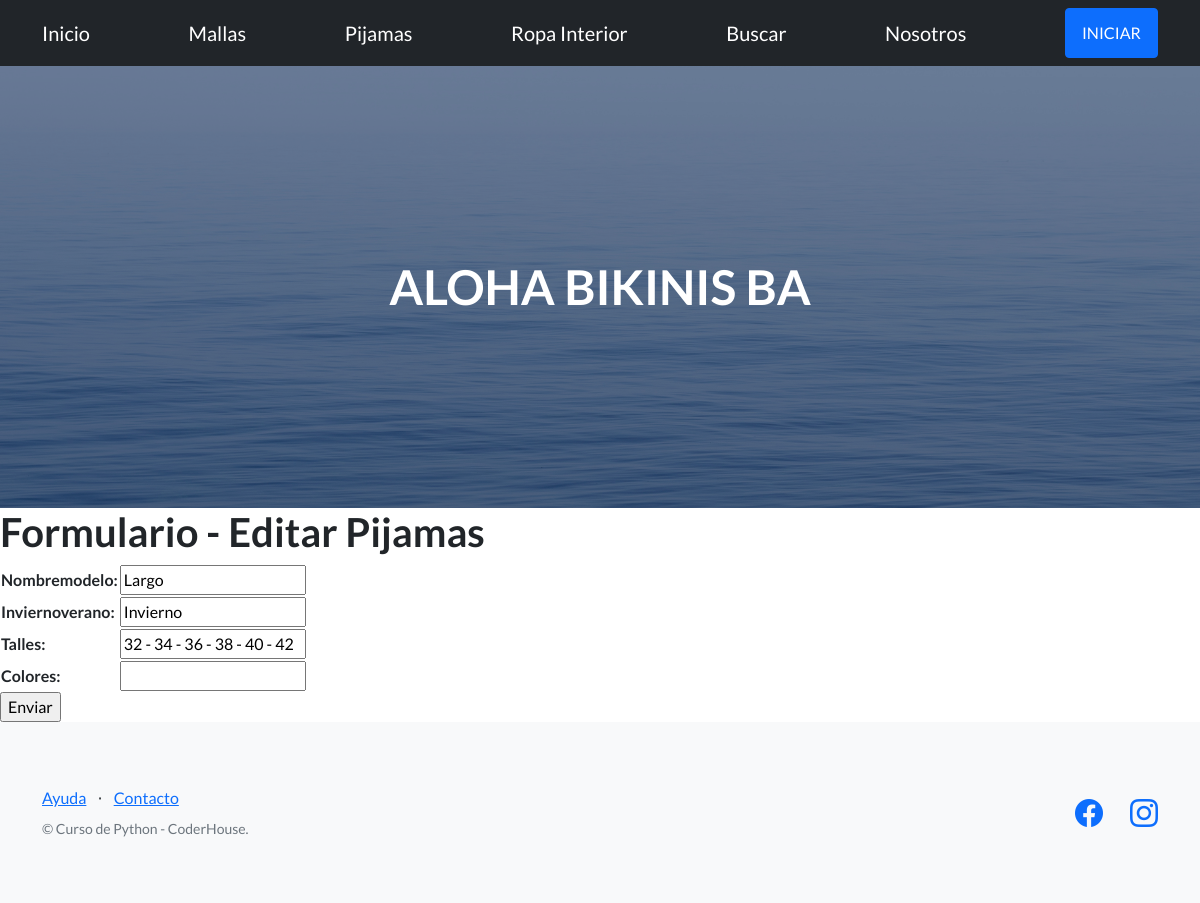
/editarpijamas/Largo/, run on an earlier commit of the app's database.
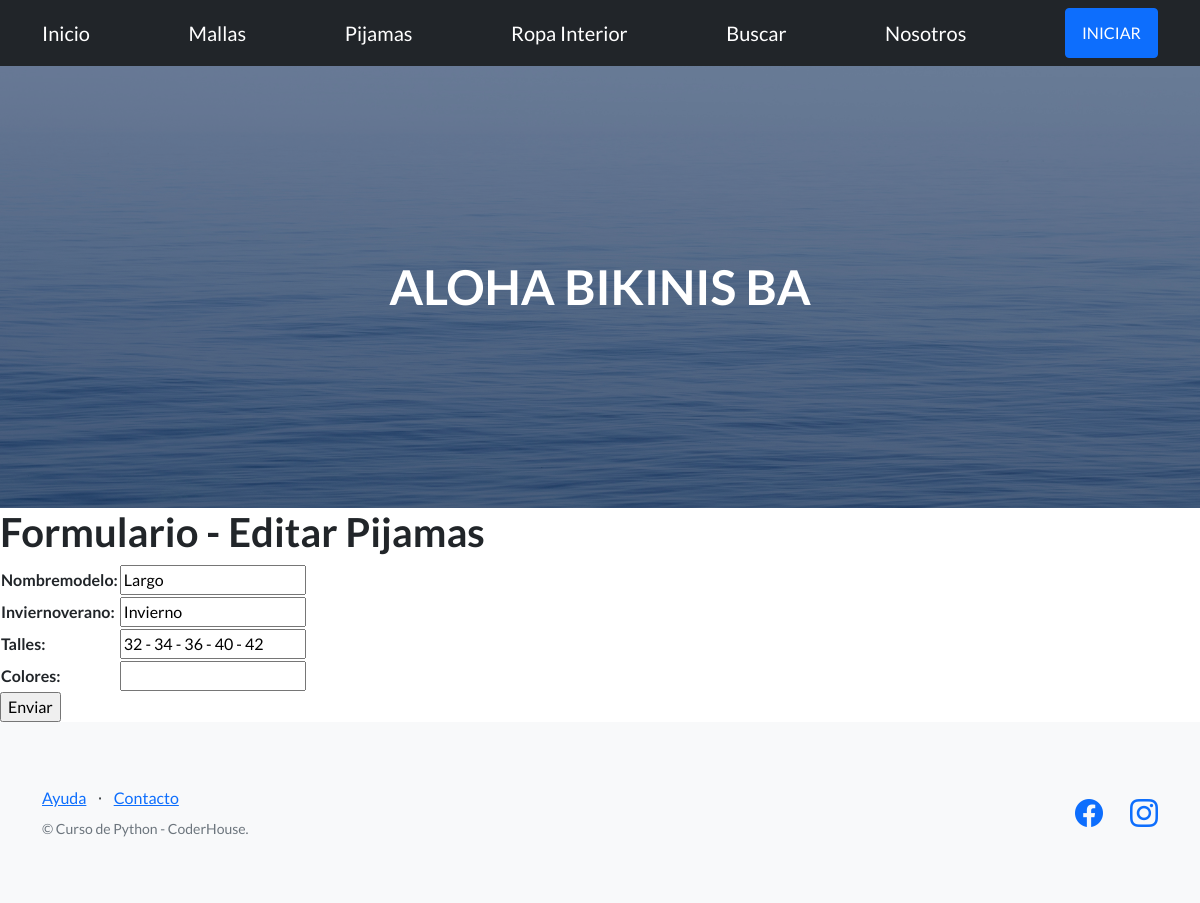
And on a later commit of the database.
### TercerEntrega/models.py (models this page shows, shortened)
class Pijamas(models.Model):
    nombreModelo= models.CharField(max_length=30)
    inviernoverano= models.CharField(max_length=30)
    talles= models.CharField(max_length=30)
    Colores= models.CharField(max_length=30)

### TercerEntrega/views.py (the view)
# urls.py: path('editarpijamas/<pijam_nombreModelo>/', views.editarPijama, name="EditarPijamas"),
def editarPijama(request, pijam_nombreModelo):
    pijam = Pijamas.objects.get(nombreModelo=pijam_nombreModelo)
    if request.method == 'POST':
        miFormulario = PijamasFormulario(request.POST)
        print(miFormulario)
        if miFormulario.is_valid:  # Si pasó la validación de Django
            informacion = miFormulario.cleaned_data
            pijam.nombreModelo = informacion['nombreModelo']
            pijam.inviernoverano = informacion['inviernoverano']
            pijam.talles = informacion['talles']
            pijam.Colores = informacion['colores']
            pijam.save()
            pijam = Pijamas.objects.all() #trae todos los pijamas
            contexto= {"pijam":pijam}
            return render(request, "TercerEntrega/pijamas.html",contexto)
    else:
        miFormulario = PijamasFormulario(initial={'nombreModelo': pijam.nombreModelo, 'inviernoverano': pijam.inviernoverano,
                                                   'talles': pijam.talles, 'Colores': pijam.Colores})
    return render(request, "TercerEntrega/editarPijama.html", {"miFormulario": miFormulario, "pijam_nombreModelo": pijam_nombreModelo})

### TercerEntrega/forms.py
class PijamasFormulario(forms.Form):
    nombreModelo = forms.CharField(max_length=40)
    inviernoverano= forms.CharField(max_length=40)
    talles = forms.CharField(max_length=40)
    colores = forms.CharField(max_length=40)

### TercerEntrega/templates/TercerEntrega/editarPijama.html (shortened to what this page needs)
{% extends "TercerEntrega/padre.html" %}
{% load static %}
{% block contenidoQueCambia %}
    <h1>Formulario - Editar Pijamas</h1>
    <form action="" method="POST">{% csrf_token %}
        <table>
            {{ miFormulario.as_table }}
        </table>
        <input type="submit", value="Enviar">
    </form>
{% endblock %}

What changed in the data, as far as the page shows it:
changed Pijamas "Largo": talles "32 - 34 - 36 - 38 - 40 - 42" → "32 - 34 - 36 - 40 - 42"
